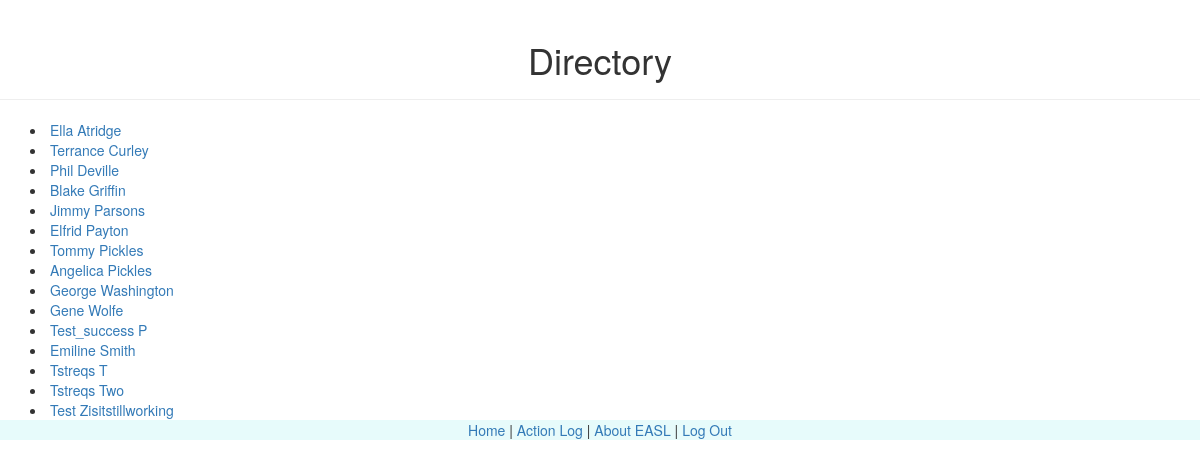
The page /directory/ (signed in) on the database as committed earlier.
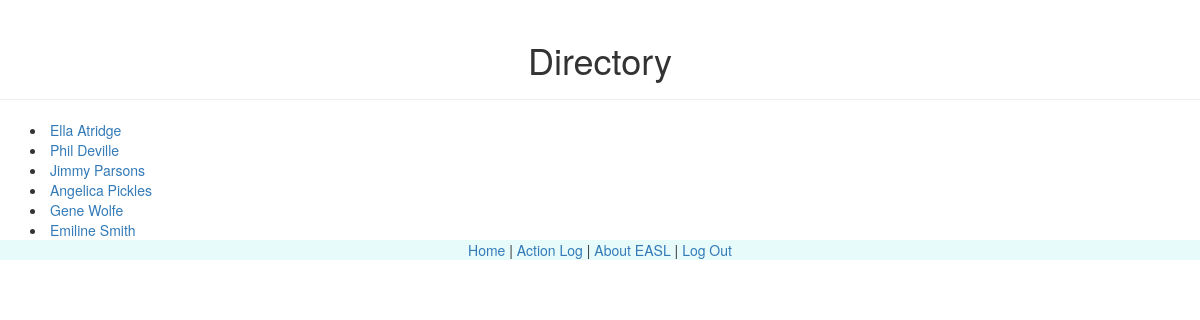
The same page on the database as committed later.
### webApp/models.py (models this page shows, shortened)
class Student(models.Model):
    first_name = models.CharField(max_length=50)
    last_name = models.CharField(max_length=50)
    date_of_birth = models.DateField()
    gender = models.CharField(max_length=10, choices=[('M', 'Male'), ('F', 'Female')])
    parent = models.ForeignKey(User, null=True, blank=True, on_delete=models.CASCADE)
    class Meta:
        unique_together = [("first_name", "last_name", "date_of_birth")]
        ordering = ['last_name']

### webApp/views.py (the view)
# urls.py: url(r'^directory/$', views.directory, name='directory'),
def directory(request):
    if request.user.is_authenticated:
        students = Student.objects.all()
        return render(request, 'directory.html', {'students': students})
    else:
        return redirect('/accounts/login')

### webApp/templates/directory.html
{% extends "base.html" %}
{% block content %}
<div class="page-header">
  <h1 class="text-center"> Directory </h1>
</div>
{% for student in students %}
  <div class="container">
    <div class="studentname">
      <li>
        <a href="{% url 'student_detail' student.id %}">
        {{ student.first_name|capfirst }} {{ student.last_name|capfirst }}
        </a>
      </li>
    </div>
  </div>
{% endfor %}
{% endblock %}

### webApp/templates/base.html (shortened to what this page needs)
{% load bootstrap3 %}
{% load static %}
{% bootstrap_css %}
<html lang="en-US">
  <head>
  </head>
  <body>
    {% block content %}
    {% endblock %}
    <div class="footer">
      <div class="text-center">
        <a href="{% url 'home' %}">Home</a>
        |
        <a href="{% url 'action_log' %}">Action Log</a>
        |
        <a href="/about/">About EASL</a>
        |
        <a href="/accounts/logout">Log Out</a>
      </div>
    </div>
  </body>
</html>

### webApp/templates/base.html (style rules this page uses)
.footer { background: #E7FBFB; }

Rows that differ between the two databases and show on the page:
removed Student: first_name "Terrance", last_name "Curley"
removed Student: first_name "Blake", last_name "Griffin"
removed Student: first_name "Elfrid", last_name "Payton"
removed Student: first_name "Tommy", last_name "Pickles"
removed Student: first_name "George", last_name "Washington"
removed Student: first_name "Test_success", last_name "P"
removed Student: first_name "Tstreqs", last_name "T"
removed Student: first_name "Tstreqs", last_name "Two"
removed Student: first_name "Test", last_name "Zisitstillworking"
